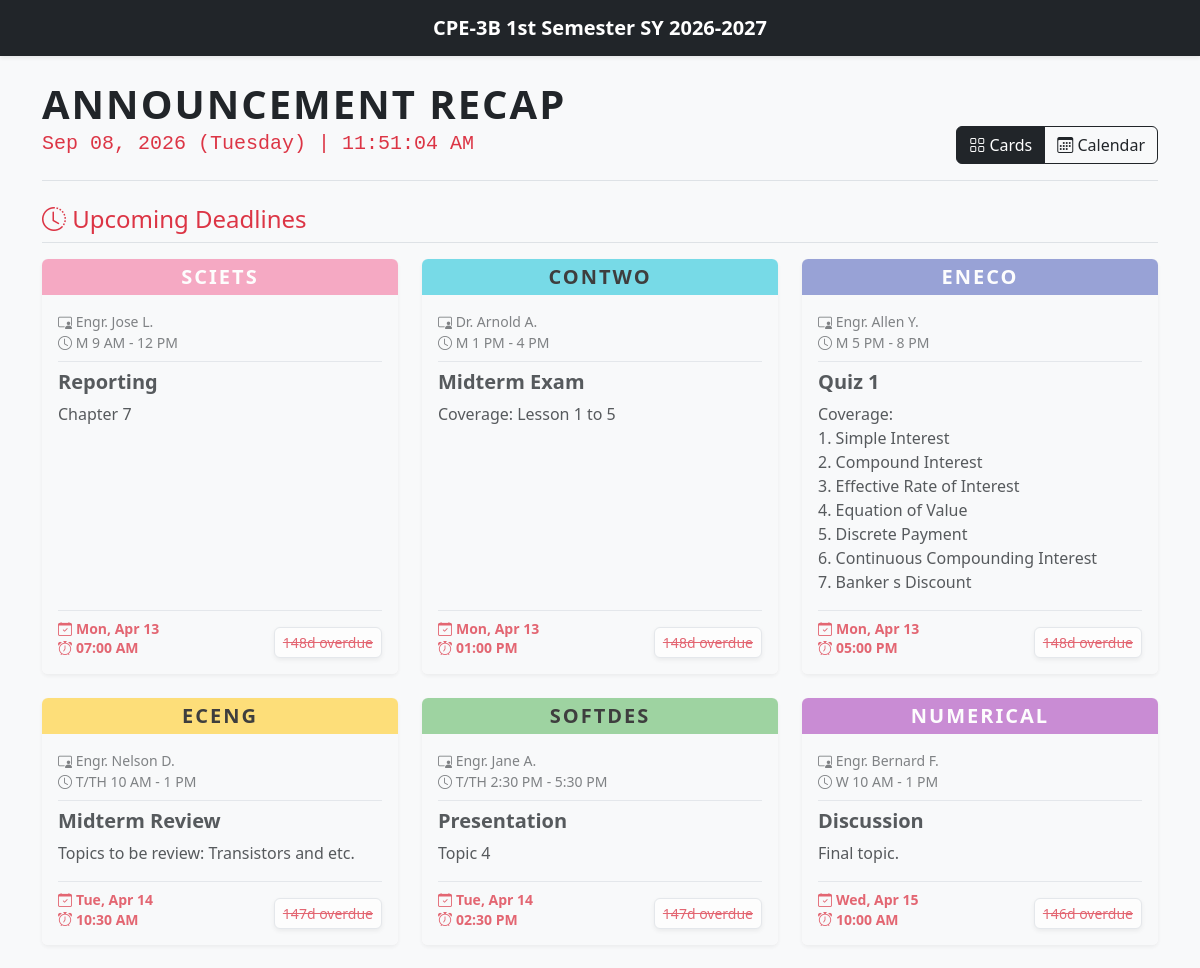
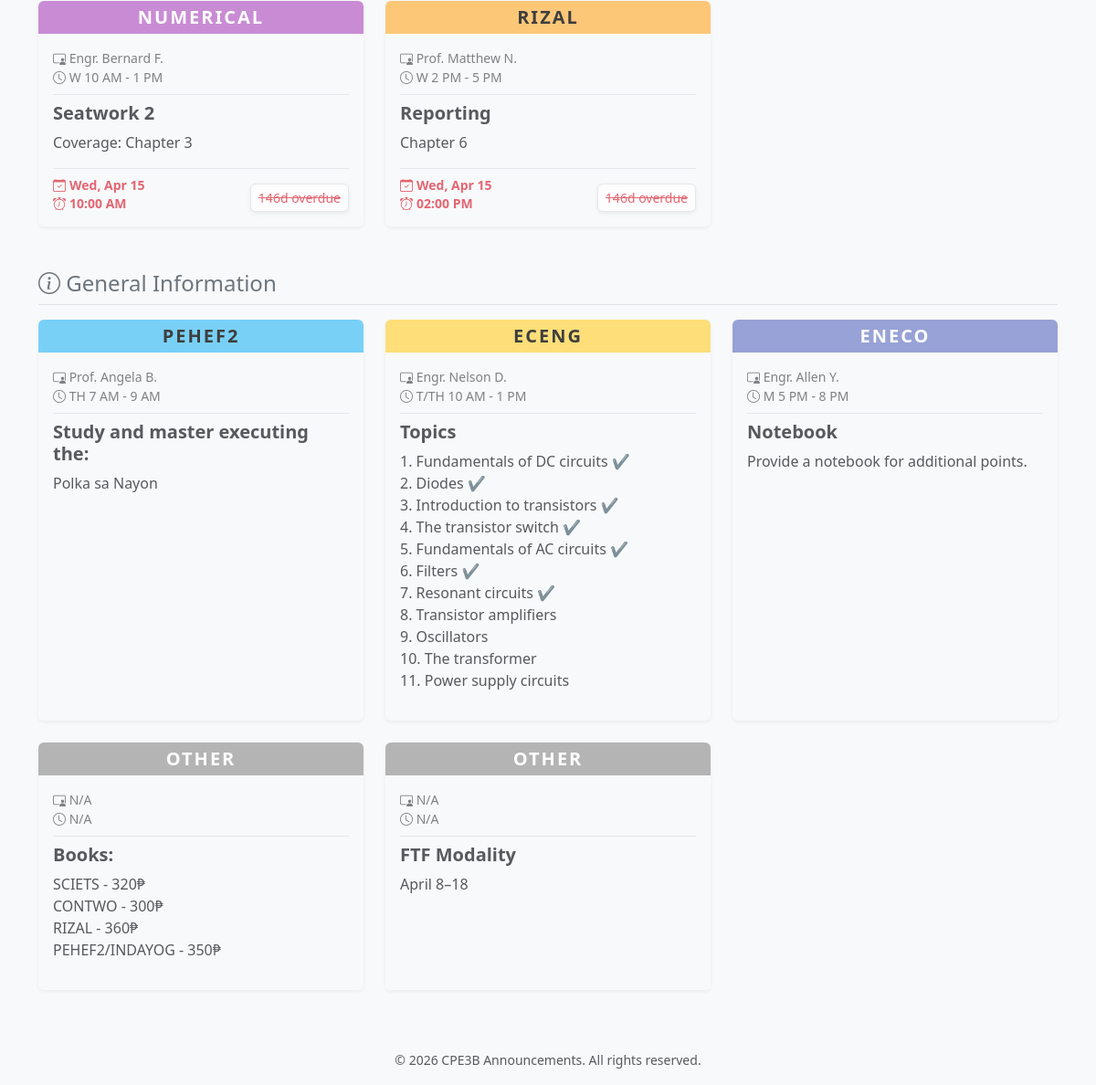
The page / on the database its author committed (2 pictures, top to bottom).
### tables this page shows
CREATE TABLE IF NOT EXISTS `tbl_announcements` (
  `id` int NOT NULL AUTO_INCREMENT,
  `admin_id` int DEFAULT NULL,
  `subject_id` int DEFAULT NULL,
  `title` varchar(100) NOT NULL,
  `content` text NOT NULL,
  `due_date` date DEFAULT NULL,
  `due_time` time DEFAULT NULL,
  `end_date` date DEFAULT NULL,
  `status` enum('active','archived') DEFAULT 'active',
  `created_at` timestamp NULL DEFAULT CURRENT_TIMESTAMP,
  `updated_at` timestamp NULL DEFAULT CURRENT_TIMESTAMP ON UPDATE CURRENT_TIMESTAMP,
  PRIMARY KEY (`id`),
  KEY `admin_id` (`admin_id`),
  KEY `subject_id` (`subject_id`),
  KEY `idx_due_date` (`due_date`),
  KEY `idx_subject_status` (`subject_id`,`status`),
  CONSTRAINT `tbl_announcements_ibfk_1` FOREIGN KEY (`admin_id`) REFERENCES `tbl_admins` (`id`) ON DELETE SET NULL,
  CONSTRAINT `tbl_announcements_ibfk_2` FOREIGN KEY (`subject_id`) REFERENCES `tbl_subjects` (`id`) ON DELETE CASCADE
);

CREATE TABLE IF NOT EXISTS `tbl_subjects` (
  `id` int NOT NULL AUTO_INCREMENT,
  `code` varchar(20) NOT NULL,
  `name` varchar(100) NOT NULL,
  `professor` varchar(100) DEFAULT NULL,
  `schedule` varchar(100) DEFAULT NULL,
  `color_theme` varchar(50) DEFAULT 'bg-other',
  `status` enum('active','archived') DEFAULT 'active',
  `created_at` timestamp NULL DEFAULT CURRENT_TIMESTAMP,
  PRIMARY KEY (`id`)
);

### includes/helpers.php (called while the page is built, shortened)
<?php
function e($string)
{
    return htmlspecialchars($string ?? '', ENT_QUOTES, 'UTF-8');
}
function parseScheduleTime($schedule)
{
    if (preg_match('/(\d{1,2}(:\d{2})?\s*[AP]M)/i', $schedule, $matches)) {
        return strtotime($matches[1]);
    }
    return 9999999999;
}
function getActiveAnnouncements($pdo)
{
    $announcements = $pdo->query("SELECT a.*, s.code, s.name, s.professor, s.schedule, s.color_theme
                        FROM tbl_announcements a
                        LEFT JOIN tbl_subjects s ON a.subject_id = s.id
                        WHERE a.status = 'active' ORDER BY ISNULL(a.due_date), a.due_date ASC")->fetchAll();
    usort($announcements, function ($a, $b) {
        if ($a['due_date'] !== $b['due_date']) return 0;
        $timeA = parseScheduleTime($a['schedule']);
        $timeB = parseScheduleTime($b['schedule']);
        if ($timeA !== $timeB) return $timeA <=> $timeB;
        return strcmp($a['code'], $b['code']);
    });
    return $announcements;
}
function getDaysLeft(string $dueDate): array
{
    $today = new DateTime('today', new DateTimeZone('Asia/Manila'));
    $due   = new DateTime($dueDate, new DateTimeZone('Asia/Manila'));
    $diff  = (int) $today->diff($due)->format('%r%a');
    return               ['label' => abs($diff) . 'd overdue',    'class' => 'text-danger text-decoration-line-through'];
}

### public/index.php (the view, shortened to what this page needs)
<?php
require_once __DIR__ . '/../includes/db.php';
require_once __DIR__ . '/../includes/helpers.php';
$announcements = getActiveAnnouncements($pdo);
$upcomingDeadlines = array_filter($announcements, fn($a) => !empty($a['due_date']));
$generalInfo = array_filter($announcements, fn($a) => empty($a['due_date']));
include __DIR__ . '/../includes/header.php';
?>
<div class="d-flex flex-column flex-md-row justify-content-between align-items-center align-items-md-end mb-4 mt-3 border-bottom pb-3 text-center text-md-start">
    <div class="mb-3 mb-md-0">
        <h1 class="display-6 fw-bold text-uppercase mb-0" style="letter-spacing: 2px;">Announcement Recap</h1>
        <h5 class="text-danger font-monospace mt-1">
            <?= date('M d, Y (l)') ?> | <span id="liveClock"><?= date('h:i:s A') ?></span>
        </h5>
    </div>
    <div class="btn-group" role="group">
        <button class="btn btn-outline-dark active" id="btn-card" onclick="toggleView('card')"><i class="bi bi-grid"></i> Cards</button>
        <button class="btn btn-outline-dark" id="btn-calendar" onclick="toggleView('calendar')"><i class="bi bi-calendar3"></i> Calendar</button>
    </div>
</div>
<div id="view-card">
    <h4 class="text-danger mb-3 border-bottom pb-2"><i class="bi bi-clock-history"></i> Upcoming Deadlines</h4>
    <div class="row row-cols-1 row-cols-md-2 row-cols-lg-3 g-4 mb-5">
        <?php foreach ($upcomingDeadlines as $row): ?>
            <?php $timeStatus = getDaysLeft($row['due_date']); ?>
            <div class="col">
                <div class="card h-100 shadow-sm border-0 announcement-card opacity-75">
                    <div class="card-header border-0 text-center p-0">
                        <span class='badge w-100 py-2 fs-5 <?= e($row['color_theme']) ?>' style="border-radius: 6px 6px 0 0; letter-spacing: 2px;">
                            <?= e($row['code']) ?>
                        </span>
                    </div>
                    <div class="card-body pt-3 bg-light rounded-bottom d-flex flex-column">
                        <div class="text-muted small mb-2 border-bottom pb-2">
                            <i class="bi bi-person-video3"></i> <?= e($row['professor']) ?> <br>
                            <i class="bi bi-clock"></i> <?= e($row['schedule']) ?>
                        </div>
                        <h5 class="card-title fw-bold text-dark"><?= e($row['title']) ?></h5>
                        <div class="card-text mb-3 flex-grow-1"><?= nl2br(e($row['content'])) ?></div>
                        <div class="mt-auto pt-2 border-top d-flex justify-content-between align-items-end">
                            <div class="text-danger fw-bold small" style="line-height: 1.4;">
                                <?php if ($row['end_date']): ?>
                                    <div>
                                        <i class="bi bi-calendar-check me-1"></i><?= date('M d', strtotime($row['due_date'])) ?> - <?= date('M d, Y', strtotime($row['end_date'])) ?>
                                    </div>
                                <?php else: ?>
                                    <div>
                                        <i class="bi bi-calendar-check me-1"></i><?= date('D, M d', strtotime($row['due_date'])) ?>
                                    </div>
                                    <?php if (!empty($row['due_time'])): ?>
                                        <div>
                                            <i class="bi bi-alarm me-1"></i><?= date('h:i A', strtotime($row['due_time'])) ?>
                                        </div>
                                    <?php endif; ?>
                                <?php endif; ?>
                            </div>
                            <span class="small <?= $timeStatus['class'] ?> bg-white px-2 py-1 rounded border shadow-sm">
                                <?= $timeStatus['label'] ?>
                            </span>
                        </div>
                    </div>
                </div>
            </div>
        <?php endforeach; ?>
    </div>
    <h4 class="text-secondary mb-3 border-bottom pb-2"><i class="bi bi-info-circle"></i> General Information</h4>
    <div class="row row-cols-1 row-cols-md-2 row-cols-lg-3 g-4">
        <?php foreach ($generalInfo as $row): ?>
            <div class="col">
                <div class="card h-100 shadow-sm border-0 announcement-card opacity-75">
                    <div class="card-header border-0 text-center p-0">
                        <span class='badge w-100 py-2 fs-5 <?= e($row['color_theme']) ?>' style="border-radius: 6px 6px 0 0; letter-spacing: 2px;"><?= e($row['code']) ?></span>
                    </div>
                    <div class="card-body pt-3 bg-light rounded-bottom d-flex flex-column">
                        <div class="text-muted small mb-2 border-bottom pb-2">
                            <i class="bi bi-person-video3"></i> <?= e($row['professor']) ?> <br>
                            <i class="bi bi-clock"></i> <?= e($row['schedule']) ?>
                        </div>
                        <h5 class="card-title fw-bold text-dark"><?= e($row['title']) ?></h5>
                        <div class="card-text mb-3 flex-grow-1"><?= nl2br(e($row['content'])) ?></div>
                    </div>
                </div>
            </div>
        <?php endforeach; ?>
    </div>
</div>
<?php include __DIR__ . '/../includes/footer.php'; ?>

### includes/header.php (shortened to what this page needs)
<?php
$isAdmin = isset($_SESSION['admin_id']);
?>
<!DOCTYPE html>
<html lang="en">
<head>
    <link href="https://cdn.jsdelivr.net/npm/bootstrap@5.3.0/dist/css/bootstrap.min.css" rel="stylesheet">
    <link rel="stylesheet" href="https://cdn.jsdelivr.net/npm/bootstrap-icons@1.10.5/font/bootstrap-icons.css">
    <link rel="stylesheet" href="/assets/css/style.css">
</head>
<body class="bg-light">
    <nav class="navbar navbar-expand-lg navbar-dark bg-dark mb-4 shadow-sm">
        <div class="container">
            <?php if ($isAdmin): ?>
                <a class="navbar-brand fw-bold d-flex align-items-center" href="/admin/index.php">
                    <i class="bi bi-shield-lock fs-4 me-2 text-warning"></i>
                    Admin: <?= e($_SESSION['username'] ?? 'User') ?>
                </a>
                <button class="navbar-toggler" type="button" data-bs-toggle="collapse" data-bs-target="#navbarNav">
                    <span class="navbar-toggler-icon"></span>
                </button>
                <div class="collapse navbar-collapse" id="navbarNav">
                    <ul class="navbar-nav ms-auto">
                        <li class="nav-item"><a class="nav-link" href="/public/index.php">Portal</a></li>
                        <li class="nav-item"><a class="nav-link" href="/admin/index.php">Announcements</a></li>
                        <li class="nav-item"><a class="nav-link" href="/admin/subjects.php">Subjects</a></li>
                        <li class="nav-item"><a class="nav-link" href="/admin/history.php">Audit Log</a></li>
                        <li class="nav-item ms-lg-3"><a class="nav-link text-danger fw-bold" href="/auth/logout.php">Logout</a></li>
                    </ul>
                </div>
            <?php else: ?>
                <a class="navbar-brand fw-bold mx-auto" href="/">CPE-3B 1st Semester SY 2026-2027</a>
            <?php endif; ?>
        </div>
    </nav>
    <div class="container pb-5">
        <?php require_once __DIR__ . '/helpers.php';
        displayFlash(); ?>

### includes/footer.php (shortened to what this page needs)
</div>
<footer class="text-center py-3 text-muted mt-auto">
    <small>&copy; <?= date('Y') ?> <?= APP_NAME ?>. All rights reserved.</small>
</footer>
</body>
</html>

### assets/css/style.css (style rules this page uses)
body { background-color: #f8f9fa; font-family: "Segoe UI", Tahoma, Geneva, Verdana, sans-serif; }
.announcement-card { transition: transform 0.2s; }
.bg-sciets { background-color: #f48fb1 !important; color: #fff !important; }
.bg-contwo { background-color: #4dd0e1 !important; color: #000 !important; }
.bg-eneco { background-color: #7986cb !important; color: #fff !important; }
.bg-eceng { background-color: #ffd54f !important; color: #000 !important; }
.bg-softdes { background-color: #81c784 !important; color: #000 !important; }
.bg-numerical { background-color: #ba68c8 !important; color: #fff !important; }
.bg-rizal { background-color: #ffb74d !important; color: #000 !important; }
.bg-pehef2 { background-color: #4fc3f7 !important; color: #000 !important; }
.bg-other { background-color: #9e9e9e !important; color: #fff !important; }

### rows shown on the page
tbl_announcements: subject.code "SCIETS", subject.professor "Engr. Jose L.", subject.schedule "M 9 AM - 12 PM", title "Reporting", content "Chapter 7", due_date "Mon, Apr 13", due_time "07:00 AM", due_date "148d overdue"
tbl_announcements: subject.code "CONTWO", subject.professor "Dr. Arnold A.", subject.schedule "M 1 PM - 4 PM", title "Midterm Exam", content "Coverage: Lesson 1 to 5", due_date "Mon, Apr 13", due_time "01:00 PM", due_date "148d overdue"
tbl_announcements: subject.code "ENECO", subject.professor "Engr. Allen Y.", subject.schedule "M 5 PM - 8 PM", title "Quiz 1", content "Coverage: 1. Simple Interest 2. Compound Interest 3. Effective Rate of Interest 4. Equation of Value 5. Discrete Payment 6. Continuous Compounding Interest 7. Banker s Discount", due_date "Mon, Apr 13", due_time "05:00 PM", due_date "148d overdue"
tbl_announcements: subject.code "ECENG", subject.professor "Engr. Nelson D.", subject.schedule "T/TH 10 AM - 1 PM", title "Midterm Review", content "Topics to be review: Transistors and etc.", due_date "Tue, Apr 14", due_time "10:30 AM", due_date "147d overdue"
tbl_announcements: subject.code "SOFTDES", subject.professor "Engr. Jane A.", subject.schedule "T/TH 2:30 PM - 5:30 PM", title "Presentation", content "Topic 4", due_date "Tue, Apr 14", due_time "02:30 PM", due_date "147d overdue"
tbl_announcements: subject.code "NUMERICAL", subject.professor "Engr. Bernard F.", subject.schedule "W 10 AM - 1 PM", title "Discussion", content "Final topic.", due_date "Wed, Apr 15", due_time "10:00 AM", due_date "146d overdue"
tbl_announcements: subject.code "NUMERICAL", subject.professor "Engr. Bernard F.", subject.schedule "W 10 AM - 1 PM", title "Seatwork 2", content "Coverage: Chapter 3", due_date "Wed, Apr 15", due_time "10:00 AM", due_date "146d overdue"
tbl_announcements: subject.code "RIZAL", subject.professor "Prof. Matthew N.", subject.schedule "W 2 PM - 5 PM", title "Reporting", content "Chapter 6", due_date "Wed, Apr 15", due_time "02:00 PM", due_date "146d overdue"
tbl_announcements: subject.code "PEHEF2", subject.professor "Prof. Angela B.", subject.schedule "TH 7 AM - 9 AM", title "Study and master executing the:", content "Polka sa Nayon"
tbl_announcements: subject.code "ECENG", subject.professor "Engr. Nelson D.", subject.schedule "T/TH 10 AM - 1 PM", title "Topics", content "1. Fundamentals of DC circuits ✔️ 2. Diodes ✔️ 3. Introduction to transistors ✔️ 4. The transistor switch ✔️ 5. Fundamentals of AC circuits ✔️ 6. Filters ✔️ 7. Resonant circuits ✔️ 8. Transistor amplifiers 9. Oscillators 10. The transformer 11. Power supply circuits"
tbl_announcements: subject.code "ENECO", subject.professor "Engr. Allen Y.", subject.schedule "M 5 PM - 8 PM", title "Notebook", content "Provide a notebook for additional points."
tbl_announcements: subject.code "OTHER", subject.professor "N/A", subject.schedule "N/A", title "Books:", content "SCIETS - 320₱ CONTWO - 300₱ RIZAL - 360₱ PEHEF2/INDAYOG - 350₱"
tbl_announcements: subject.code "OTHER", subject.professor "N/A", subject.schedule "N/A", title "FTF Modality", content "April 8–18"

### other values the page prints
APP_NAME "CPE3B Announcements"
